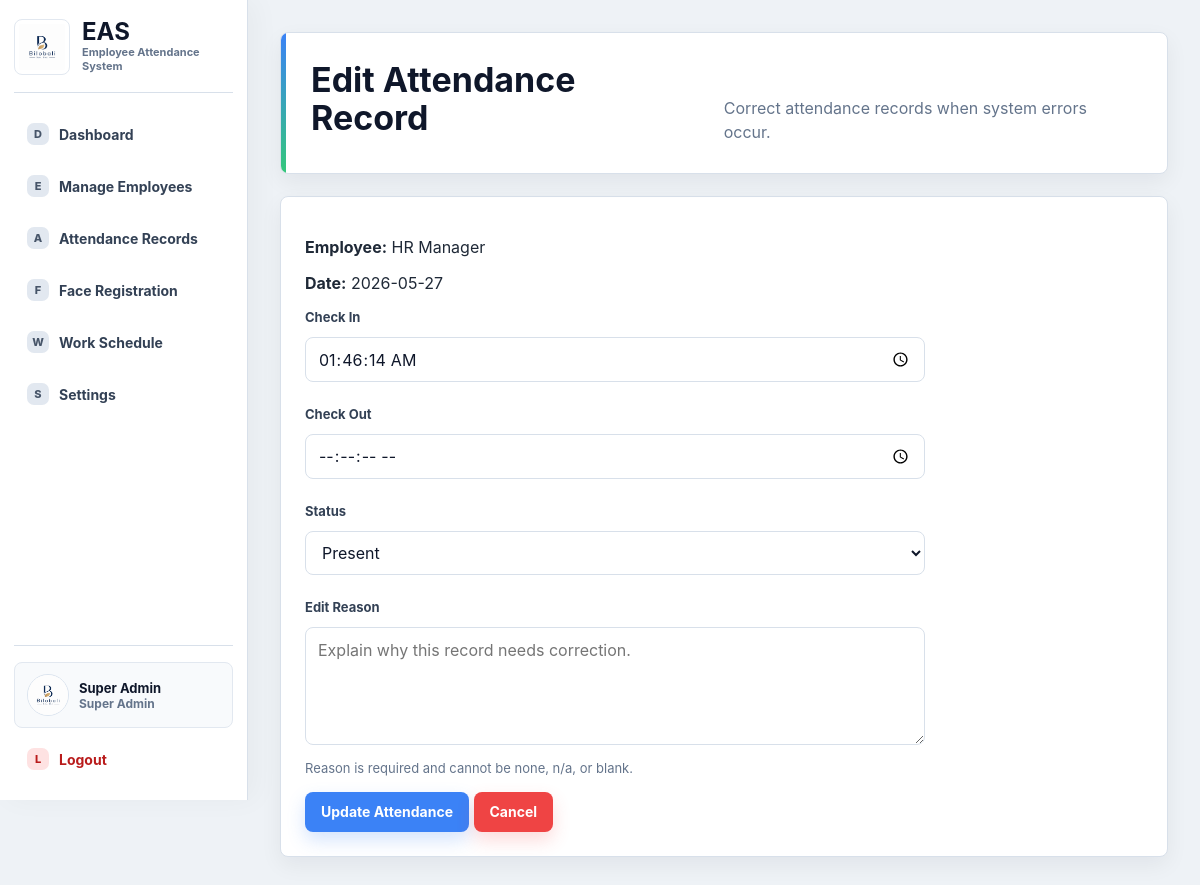
Page /edit_attendance/5 (signed in) on the committed database.
### tables this page shows
CREATE TABLE users (
            id INTEGER PRIMARY KEY AUTOINCREMENT,
            username TEXT NOT NULL UNIQUE,
            password TEXT NOT NULL,
            role TEXT NOT NULL,
            full_name TEXT,
            email TEXT,
            department TEXT,
            position TEXT,
            status TEXT DEFAULT 'Active'
        , system_id TEXT, joined_year TEXT, profile_image TEXT, deleted_at TEXT);

CREATE TABLE attendance (
            id INTEGER PRIMARY KEY AUTOINCREMENT,
            user_id INTEGER NOT NULL,
            date TEXT NOT NULL,
            check_in TEXT,
            check_out TEXT,
            status TEXT DEFAULT 'Present',
            edited_by TEXT,
            edit_reason TEXT
        , overtime TEXT DEFAULT 'No');

### routes/hr_routes.py (the view, shortened to what this page needs)
@hr_bp.route("/edit_attendance/<int:id>", methods=["GET", "POST"])
def edit_attendance(id):
    if session.get("role") not in ["hr", "superadmin"]:
        return redirect(url_for("auth.login"))
    record = get_attendance_record(id)
    can_edit_attendance_fields = session.get("role") == "superadmin"
    return render_template(
        "hr/edit_attendance.html",
        record=record,
        can_edit_attendance_fields=can_edit_attendance_fields,
    )

### app.py (called while the page is built)
def create_app():
    app = Flask(__name__)
    app.secret_key = SECRET_KEY
    ensure_face_folder()
    init_db()
    seed_users()
    app.register_blueprint(kiosk_bp)
    app.register_blueprint(auth_bp)
    app.register_blueprint(superadmin_bp)
    app.register_blueprint(hr_bp)
    app.register_blueprint(employee_bp)
    app.register_blueprint(profile_bp)
    @app.context_processor
    def inject_current_user():
        from flask import session
        user_id = session.get("user_id")
        return {
            "current_user": get_user_by_id(user_id) if user_id else None
        }
    @app.after_request
    def prevent_authenticated_page_cache(response):
        response.headers["Cache-Control"] = "no-store, no-cache, must-revalidate, max-age=0"
        response.headers["Pragma"] = "no-cache"
        response.headers["Expires"] = "0"
        return response
    return app

### database.py (called while the page is built)
def get_sqlite_target():
    if DATABASE == ":memory:":
        return "file:eas_memory?mode=memory&cache=shared", True
    return DATABASE, DATABASE.startswith("file:")

def get_db_connection():
    global _MEMORY_DB_CONNECTION
    database, use_uri = get_sqlite_target()
    if DATABASE == ":memory:" and _MEMORY_DB_CONNECTION is None:
        _MEMORY_DB_CONNECTION = sqlite3.connect(database, uri=True)
        _MEMORY_DB_CONNECTION.row_factory = sqlite3.Row
    conn = sqlite3.connect(database, uri=use_uri)
    conn.row_factory = sqlite3.Row
    return conn

def get_user_by_id(user_id):
    conn = get_db_connection()
    user = conn.execute(
        "SELECT * FROM users WHERE id=?",
        (user_id,)
    ).fetchone()
    conn.close()
    return user

### services/attendance_service.py (called while the page is built)
def get_attendance_record(record_id):
    conn = get_db_connection()
    record = conn.execute("""
        SELECT attendance.*, users.full_name
        FROM attendance
        JOIN users ON attendance.user_id = users.id
        WHERE attendance.id = ?
    """, (record_id,)).fetchone()
    conn.close()
    return record

### templates/hr/edit_attendance.html (shortened to what this page needs)
<!DOCTYPE html>
<html>
<head>
    <link rel="stylesheet" href="{{ url_for('static', filename='css/main.css') }}">
    <link rel="stylesheet" href="{{ url_for('static', filename='css/dashboard.css') }}">
</head>
<body>
<div class="layout">
    {% include "shared/sidebar.html" %}
    <div class="main">
        <div class="header">
            <h1>Edit Attendance Record</h1>
            <p>Correct attendance records when system errors occur.</p>
        </div>
        <div class="form-box">
            <p><strong>Employee:</strong> {{ record.full_name }}</p>
            <p><strong>Date:</strong> {{ record.date }}</p>
            <form method="POST">
                <label>Check In</label>
                <input type="time" name="check_in" value="{{ record.check_in or '' }}" step="1" {% if not can_edit_attendance_fields %}disabled{% endif %}>
                <label>Check Out</label>
                <input type="time" name="check_out" value="{{ record.check_out or '' }}" step="1" {% if not can_edit_attendance_fields %}disabled{% endif %}>
                <label>Status</label>
                <select name="status" {% if not can_edit_attendance_fields %}disabled{% endif %}>
                    <option value="Present" {% if record.status == "Present" %}selected{% endif %}>Present</option>
                </select>
                <label>Edit Reason</label>
                <textarea name="reason" rows="4" placeholder="Explain why this record needs correction." required>{{ record.edit_reason or '' }}</textarea>
                <p class="help-text">Reason is required and cannot be none, n/a, or blank.</p>
                <button type="submit">Update Attendance</button>
                <a class="btn btn-danger" href="/attendance_records">Cancel</a>
            </form>
        </div>
    </div>
</div>
</body>
</html>

### templates/shared/sidebar.html (shortened to what this page needs)
<aside class="sidebar" id="appSidebar">
    <div class="sidebar-top">
        <button class="brand-lockup" type="button" data-sidebar-toggle aria-label="Toggle sidebar">
            <img src="{{ url_for('static', filename='images/bilobali_logo.png') }}" alt="Bilobali logo">
            <span><strong>EAS</strong><small>Employee Attendance System</small></span>
        </button>
    </div>
    <nav class="sidebar-nav">
    {% if session.get("role") == "superadmin" %}
    <a href="/superadmin" data-icon="D"><span>Dashboard</span></a>
    <a href="/employees" data-icon="E"><span>Manage Employees</span></a>
    <a href="/attendance_records" data-icon="A"><span>Attendance Records</span></a>
    <a href="/superadmin/face_registration" data-icon="F"><span>Face Registration</span></a>
    <a href="/work_settings" data-icon="W"><span>Work Schedule</span></a>
    {% else %}
    <a href="/employee" data-icon="D"><span>Dashboard</span></a>
    {% endif %}
    <a href="/settings" data-icon="S"><span>Settings</span></a>
    </nav>
    {% if current_user %}
    {% set role_label = "Super Admin" if current_user.role == "superadmin" else ("HR Staff" if current_user.role == "hr" else "Employee") %}
    <div class="sidebar-account">
        <a class="sidebar-profile" href="/profile" title="Profile">
            <img src="{{ url_for('static', filename=current_user.profile_image) if current_user.profile_image else url_for('static', filename='images/bilobali_logo.png') }}" alt="Profile photo">
            <span>
                <strong>{{ current_user.full_name or "User" }}</strong>
                <small>{{ role_label }}</small>
            </span>
        </a>
        <a class="sidebar-logout" href="/logout" data-icon="L"><span>Logout</span></a>
    </div>
    {% endif %}
</aside>

### static/css/main.css (style rules this page uses)
:root { --page: #eef2f6; --surface: #ffffff; --surface-soft: #f8fafc; --ink: #0f172a; --text: #1f2937; --muted: #64748b; --line: #d8e0ea; --nav: #101827; --nav-2: #172235; --blue: #3b82f6; --blue-dark: #2563eb; --green: #34c77b; --green-dark: #16a34a; --orange: #fb923c; --orange-dark: #ea580c; --red: #ef4444; --red-dark: #dc2626; --radius: 8px; --shadow: 0 18px 44px rgba(15, 23, 42, 0.10); --shadow-soft: 0 8px 22px rgba(15, 23, 42, 0.06); }
* { box-sizing: border-box; }
html { min-height: 100%; }
body { min-height: 100vh; margin: 0; font-family: Inter, "Segoe UI", Arial, Helvetica, sans-serif; background: var(--page); color: var(--text); }
a { color: inherit; text-decoration: none; }
button, .btn { display: inline-flex; align-items: center; justify-content: center; min-height: 40px; padding: 10px 16px; border: 0; border-radius: var(--radius); background: var(--blue); color: #ffffff; font: inherit; font-size: 14px; font-weight: 700; line-height: 1; cursor: pointer; box-shadow: 0 8px 18px rgba(59, 130, 246, 0.22); transition: transform 140ms ease, box-shadow 140ms ease, background 140ms ease; }
.btn-danger { background: var(--red); box-shadow: 0 8px 18px rgba(239, 68, 68, 0.20); }
label { display: block; margin: 12px 0 6px; color: #334155; font-size: 13px; font-weight: 700; }
input, select, textarea { width: 100%; min-height: 44px; padding: 10px 12px; margin: 6px 0 12px; border: 1px solid var(--line); border-radius: var(--radius); background: #ffffff; color: var(--ink); font: inherit; }
textarea { min-height: 104px; resize: vertical; line-height: 1.5; }
.help-text { margin: -2px 0 14px; color: var(--muted); font-size: 13px; line-height: 1.5; }

### rows in the picture
users: full_name "Super Admin"
users: full_name "HR Manager"
attendance: date "2026-05-27", check_in "01:46:14", status "Present"
